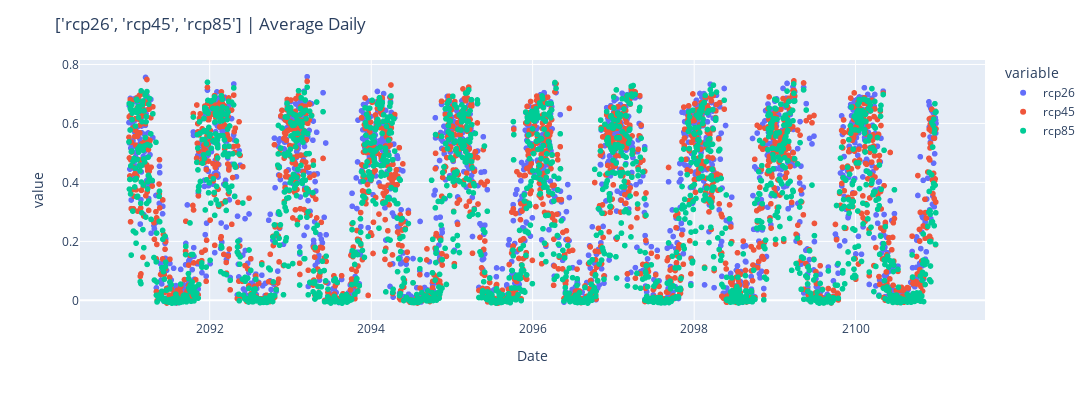

The cell this chart's notebook holds for it:
### Code cell
comparison_df2 = comparison_df
comparison_df2['Date'] = pd.to_datetime(comparison_df2['Date'], dayfirst=True)
comparison_df2['Date'], scale = comparison_df2['Date'].dt.strftime('%d-%m-%Y'), "Average Daily"
comparison_df2= comparison_df2.groupby('Date')[scenario_array].mean().reset_index()
comparison_df2['Date'] = pd.to_datetime(comparison_df2['Date'], format='%d-%m-%Y')
comparison_df2 = comparison_df2.sort_values(by='Date')
# comparison_df2
fig = px.scatter(comparison_df2, x="Date" , y=scenario_array)
fig.update_layout(title=f'{scenario_array} | {scale}', width = 1800, height = 400)

plotly_image_path = os.path.join(folder_name, f"{scale}.png")
fig.write_image(plotly_image_path)
fig

### Figure 1 — Plotly figure (JSON) as saved in the notebook; plotly's stock layout.template omitted (floating-point values rounded to 4 significant figures; data arrays with more than 128 entries replaced by an {"elided": "..."} marker saying what was removed)
{"data": [{"hovertemplate": "variable=rcp26<br>Date=%{x}<br>value=%{y}<extra></extra>", "legendgroup": "rcp26", "marker": {"color": "#636efa", "symbol": "circle"}, "mode": "markers", "name": "rcp26", "showlegend": true, "type": "scattergl", "x": {"elided": "1946 str values"}, "xaxis": "x", "y": {"elided": "1946 float values"}, "yaxis": "y"}, {"hovertemplate": "variable=rcp45<br>Date=%{x}<br>value=%{y}<extra></extra>", "legendgroup": "rcp45", "marker": {"color": "#EF553B", "symbol": "circle"}, "mode": "markers", "name": "rcp45", "showlegend": true, "type": "scattergl", "x": {"elided": "1946 str values"}, "xaxis": "x", "y": {"elided": "1946 float values"}, "yaxis": "y"}, {"hovertemplate": "variable=rcp85<br>Date=%{x}<br>value=%{y}<extra></extra>", "legendgroup": "rcp85", "marker": {"color": "#00cc96", "symbol": "circle"}, "mode": "markers", "name": "rcp85", "showlegend": true, "type": "scattergl", "x": {"elided": "1946 str values"}, "xaxis": "x", "y": {"elided": "1946 float values"}, "yaxis": "y"}], "layout": {"height": 400, "legend": {"title": {"text": "variable"}, "tracegroupgap": 0}, "margin": {"t": 60}, "title": {"text": "['rcp26', 'rcp45', 'rcp85'] | Average Daily"}, "width": 1800, "xaxis": {"anchor": "y", "domain": [0, 1], "title": {"text": "Date"}}, "yaxis": {"anchor": "x", "domain": [0, 1], "title": {"text": "value"}}}}
